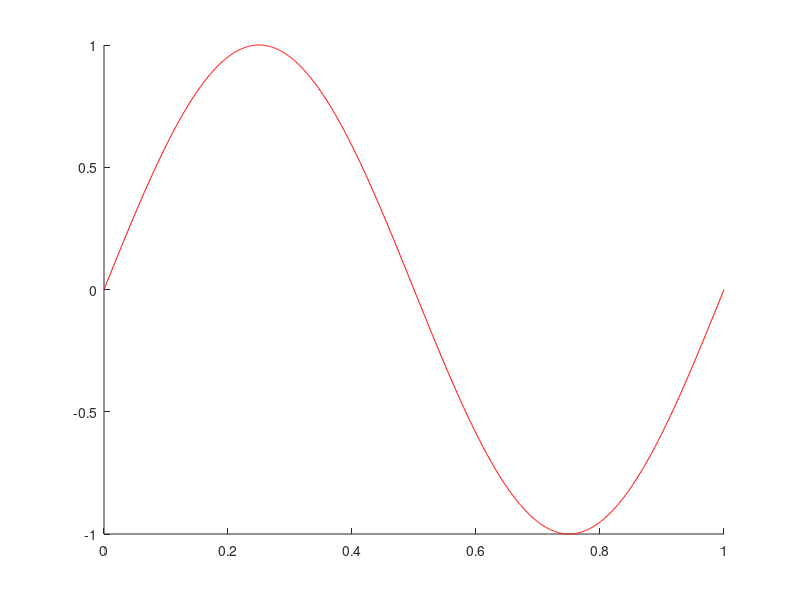
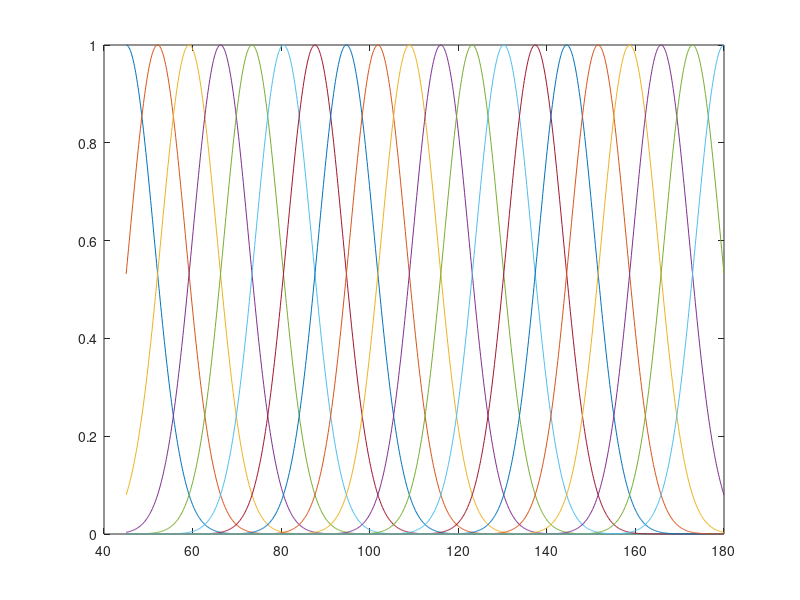
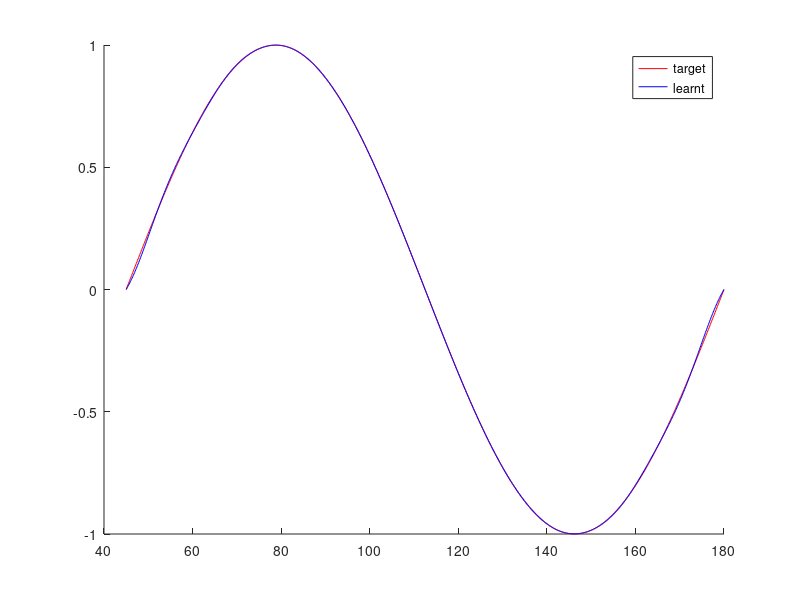

MATLAB code for these plots, in order:

close all
clear all
clc

t=0:0.001:1; %movement duration from 0 to 1 sec
target=sin(2*pi*t); %target movement pattern
N=length(target); %number of points in the movement trajectory

figure('name','Target trajectory')
hold on
plot(t,target,'r')

n=20; %number of Gaussian kernels
s=0.025; %width of Gaussian kernels
w=zeros(1,n);%initial weights
lr=0.2; %learning rates
M=100; %number of iterations for learning

lower_limit=45;%joint angle limits
upper_limit=180;

c=linspace(lower_limit,upper_limit,n); %setting centers of kernels within 45 and 180 degrees
alfa=linspace(lower_limit,upper_limit,N); %changing alfa from 45 to 180 by (180-45)/N
for k=1:n %generating gaussian kernels
     psi(k,:)=exp(-(alfa-c(k)).^2/2*s);
end;

figure('name','Gaussian kernels')
plot(alfa,psi)

%Learning weights of Gaussian kernels using Delta rule
ind=round(linspace(1,N,n));
for i=1:M
    y=[psi'*w']'; %calculating motor output
    w=w+lr*(target(ind)-y(ind)); %updating weights
end;

figure('name','Target and learnt trajectories')
hold on
plot(alfa,target,'r')%target trajectory
plot(alfa,y,'b')%learnt trajectory
legend('target','learnt')




